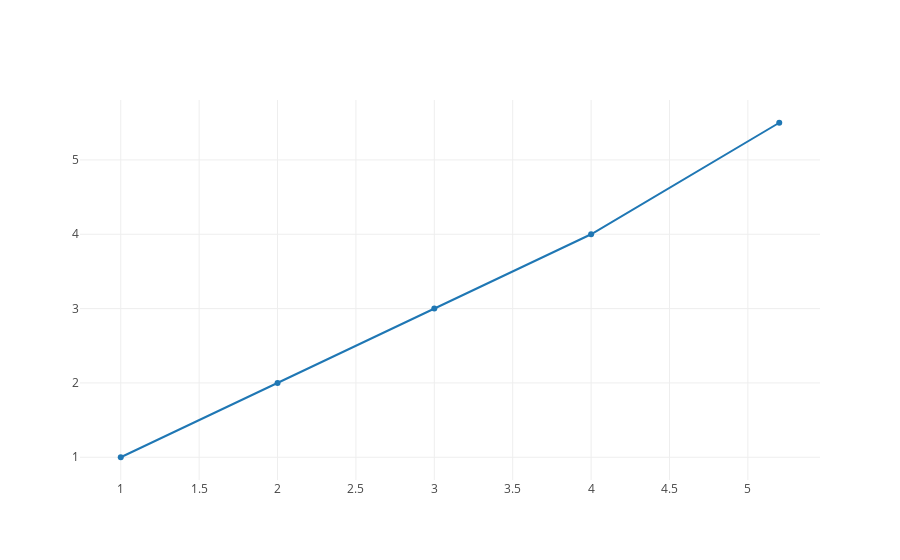

The notebook cell saved with this chart:
### Markdown cell above
Now let's discuss how a trace represents data.  In the `trace` in the code below, we plot four points.  Notice that we provide the $x$ and $y$ coordinates in two separate attributes of the dictionary.  Change around the data to get a feel for how it works.

### Code cell
trace = {'x': [1, 2, 3, 4,5.2], 'y': [1, 2, 3,4,5.5]}

plotly.offline.iplot([
    trace
])

### Figure 1 — Plotly figure (JSON) as saved in the notebook; plotly's stock layout.template omitted (floating-point values rounded to 4 significant figures)
{"data": [{"type": "scatter", "uid": "ec50a500-6ac2-11e9-8a34-05e9989239bc", "x": [1, 2, 3, 4, 5.2], "y": [1, 2, 3, 4, 5.5]}], "layout": {}}
